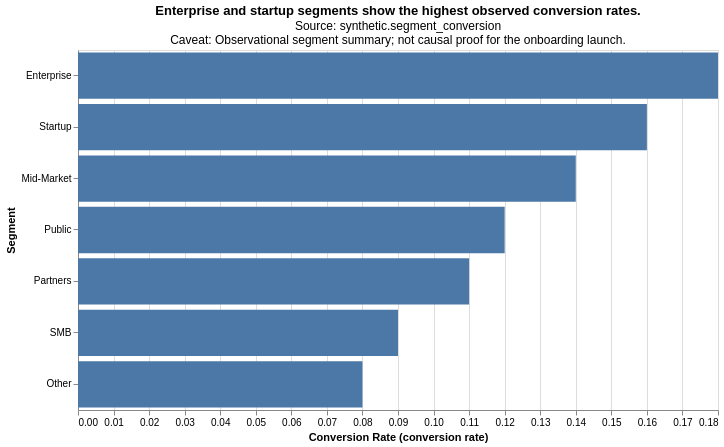

Vega-Lite specification stored for this chart:
### Vega-Lite specification from a JSON file in a GitHub repository (floating-point values rounded to 4 significant figures)
{"config": {"view": {"continuousWidth": 300, "continuousHeight": 300}}, "data": {"name": "data-78ac950c7395f02241a48f28d1f28140"}, "mark": {"type": "bar"}, "encoding": {"tooltip": [{"field": "segment", "type": "nominal"}, {"field": "conversion_rate", "type": "quantitative"}], "x": {"field": "conversion_rate", "scale": {"zero": true}, "title": "Conversion Rate (conversion rate)", "type": "quantitative"}, "y": {"field": "segment", "sort": "-x", "title": "Segment", "type": "nominal"}}, "height": 360, "title": {"text": "Enterprise and startup segments show the highest observed conversion rates.", "subtitle": ["Source: synthetic.segment_conversion", "Caveat: Observational segment summary; not causal proof for the onboarding launch."]}, "width": 640, "$schema": "https://vega.github.io/schema/vega-lite/v6.4.1.json", "datasets": {"data-78ac950c7395f02241a48f28d1f28140": [{"segment": "Enterprise", "conversion_rate": 0.18}, {"segment": "Startup", "conversion_rate": 0.16}, {"segment": "Mid-Market", "conversion_rate": 0.14}, {"segment": "Public", "conversion_rate": 0.12}, {"segment": "Partners", "conversion_rate": 0.11}, {"segment": "SMB", "conversion_rate": 0.09}, {"segment": "Other", "conversion_rate": 0.08}]}}
